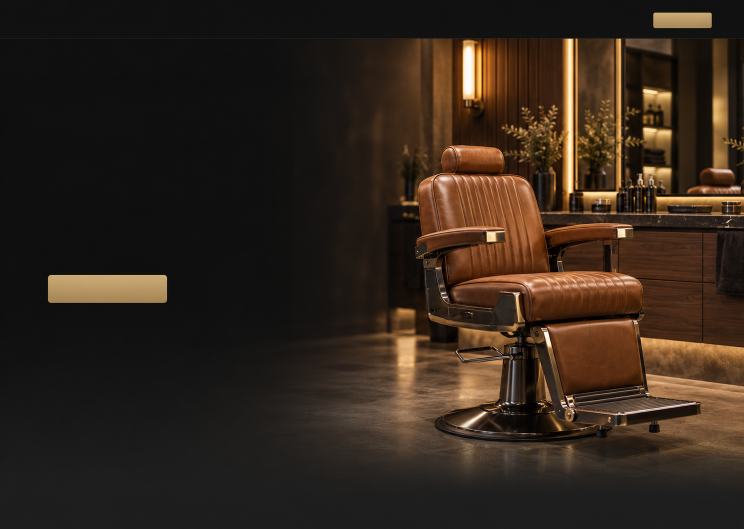
#> input picture assets/originals/Cadeira de barbeiro em barbearia premium.png, 1487 x 1058 px (shown at 1/2 size)
$ python prepare_assets.py
#> lines starting #> are read from the running program, lines starting #| are printed output that depends on the picture
"""Reproduce the photographic crops from the four supplied layout references.

Requires Pillow. Run from any directory:
    python scripts/prepare_assets.py

To first preserve the supplied PNG files:
    python scripts/prepare_assets.py --import-from /path/to/originals

Rectangles use Pillow's (left, top, right, bottom) convention in source pixels.
The sources are never modified. No generated imagery or upscaling is used.
"""

from __future__ import annotations

import argparse
import json
import shutil
from pathlib import Path

from PIL import Image

ROOT = Path(__file__).resolve().parents[1]
ORIGINALS = ROOT / "assets" / "originals"
OUTPUT = ROOT / "public" / "images"

SOURCES = {
    "chair": "Cadeira de barbeiro em barbearia premium.png",
    "services": "Serviços premium em ambiente de barbearia.png",
    "gallery": "Galeria do lounge da barbearia.png",
    "facade": "Fachada e contato da barbearia premium.png",
}

CROPS = {
    "hero": ("chair", (575, 78, 1487, 1000)),
    "service-cut": ("services", (77, 170, 509, 382)),
    "service-beard": ("services", (533, 170, 958, 382)),
    "service-complete": ("services", (982, 170, 1415, 382)),
    "barber": ("services", (77, 640, 808, 946)),
    "lounge": ("gallery", (41, 185, 932, 758)),
    "mirror": ("gallery", (958, 185, 1448, 450)),
    "coffee": ("gallery", (958, 474, 1448, 758)),
    "facade": ("facade", (580, 0, 1487, 568)),
}


def main() -> None:
    parser = argparse.ArgumentParser(description=__doc__)
    parser.add_argument("--import-from", type=Path)
    args = parser.parse_args()
    ORIGINALS.mkdir(parents=True, exist_ok=True)
    OUTPUT.mkdir(parents=True, exist_ok=True)

    if args.import_from:
        for filename in SOURCES.values():
            destination = ORIGINALS / filename
            if not destination.exists():
                shutil.copy2(args.import_from / filename, destination)

    manifest = []
    for name, (source_key, rectangle) in CROPS.items():
        source = ORIGINALS / SOURCES[source_key]
        with Image.open(source) as original:
#> original is the input picture: PIL image 1487x1058 RGB; mean R, G, B 50.5, 37.9, 27.7
            if original.size != (1487, 1058):
                raise ValueError(f"Unexpected source dimensions: {source}: {original.size}")
            crop = original.convert("RGB").crop(rectangle)
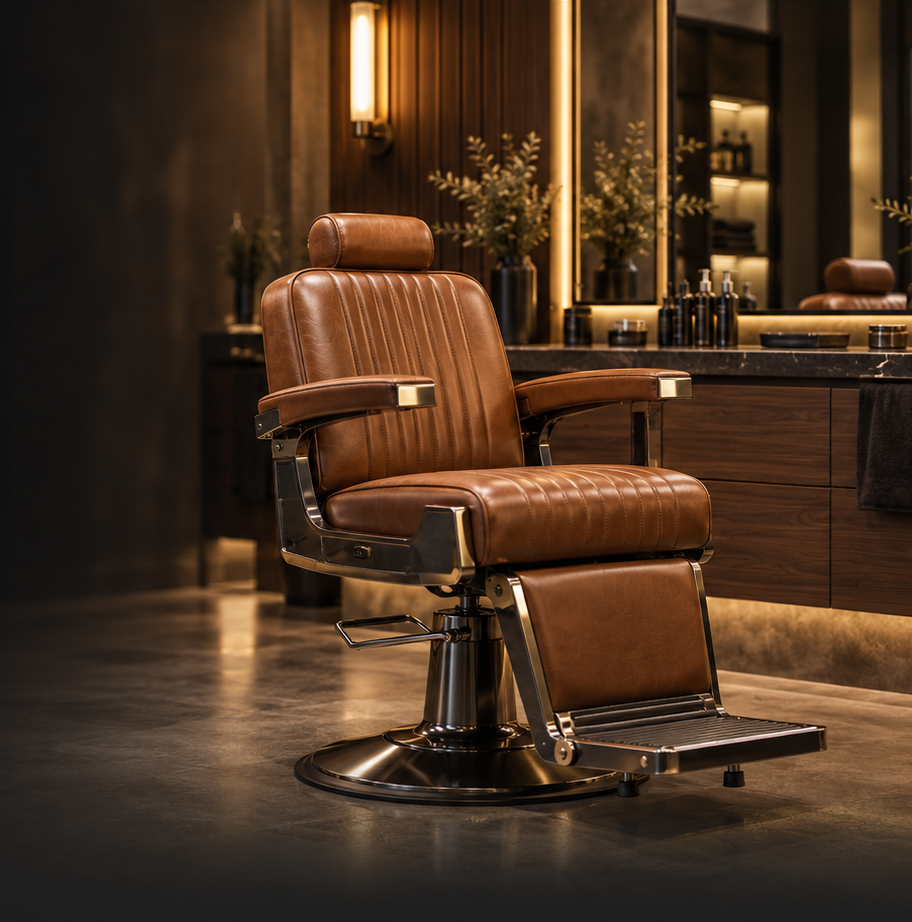
#> crop: PIL image 912x922 RGB; mean R, G, B 73.8, 51.2, 33.2
            target = OUTPUT / f"{name}.webp"
            crop.save(target, "WEBP", quality=88, method=6)
            record = {
                "asset": f"public/images/{target.name}",
                "source": f"assets/originals/{source.name}",
                "sourceSize": list(original.size),
                "crop": list(rectangle),
                "size": list(crop.size),
                "bytes": target.stat().st_size,
            }
            if crop.width > 640:
                small = crop.copy()
                small.thumbnail((640, 2000), Image.Resampling.LANCZOS)
                small_target = OUTPUT / f"{name}-640.webp"
                small.save(small_target, "WEBP", quality=86, method=6)
                record["smallAsset"] = f"public/images/{small_target.name}"
                record["smallSize"] = list(small.size)
                record["smallBytes"] = small_target.stat().st_size
            manifest.append(record)
            print(f"{target.name}: {crop.width} x {crop.height}, {target.stat().st_size:,} bytes")
#| hero.webp: 912 x 922, 84,662 bytes
#> pass 2 of the loop in main, `for name, (source_key, rectangle) in CROPS.items():`:
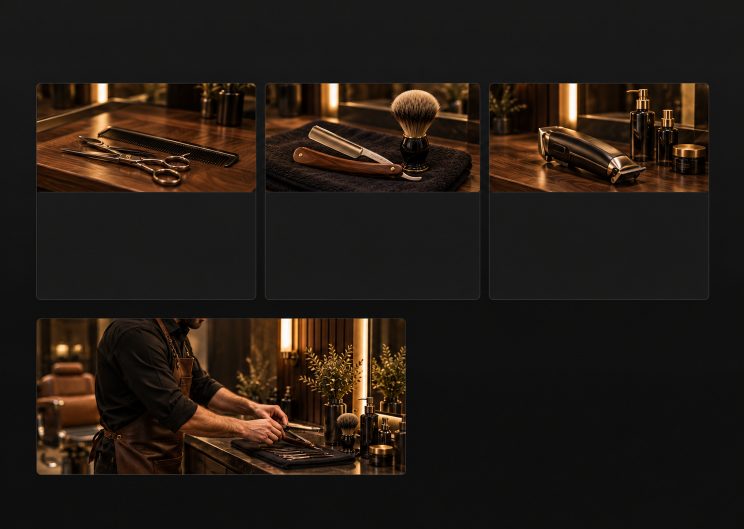
#> input picture assets/originals/Serviços premium em ambiente de barbearia.png, 1487 x 1058 px (shown at 1/2 size)
#> in main, original is the input picture: PIL image 1487x1058 RGB; mean R, G, B 35.2, 27.1, 20.7
#> in main, `crop = original.convert("RGB").crop(rectangle)`:
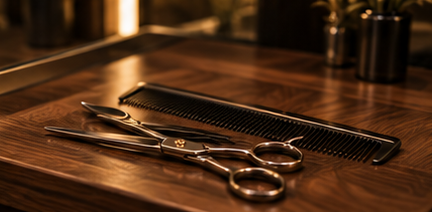
#> crop: PIL image 432x212 RGB; mean R, G, B 75.3, 43.3, 20.8
#| service-cut.webp: 432 x 212, 16,314 bytes

    (ROOT / "assets" / "manifest.json").write_text(
        json.dumps(manifest, ensure_ascii=False, indent=2) + "\n",
        encoding="utf-8",
    )


if __name__ == "__main__":
    main()
